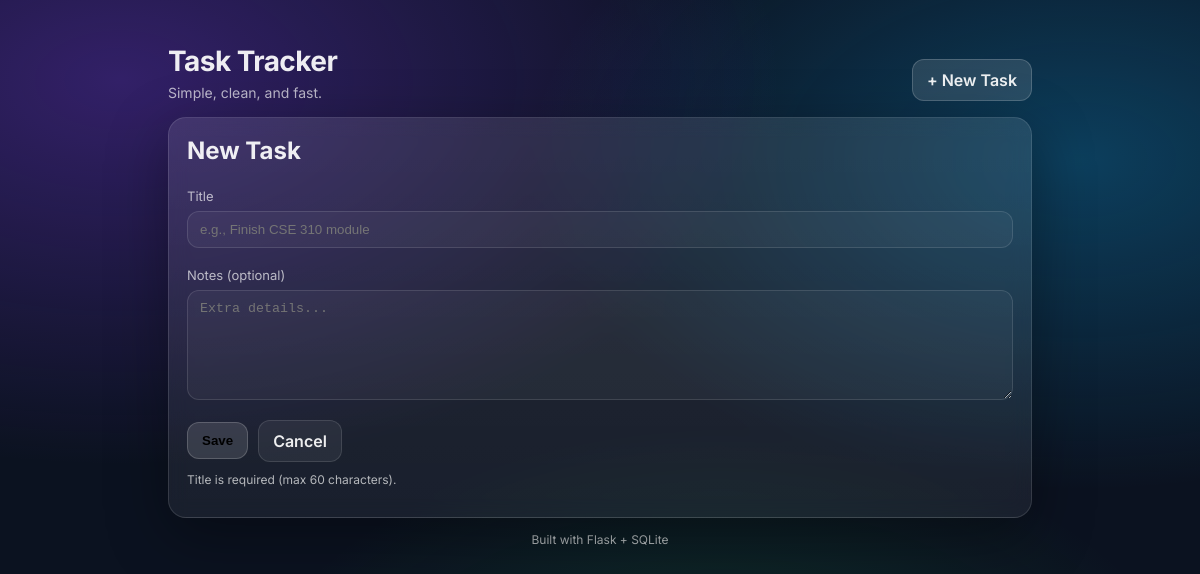
Before: /edit/2 with the older database file.
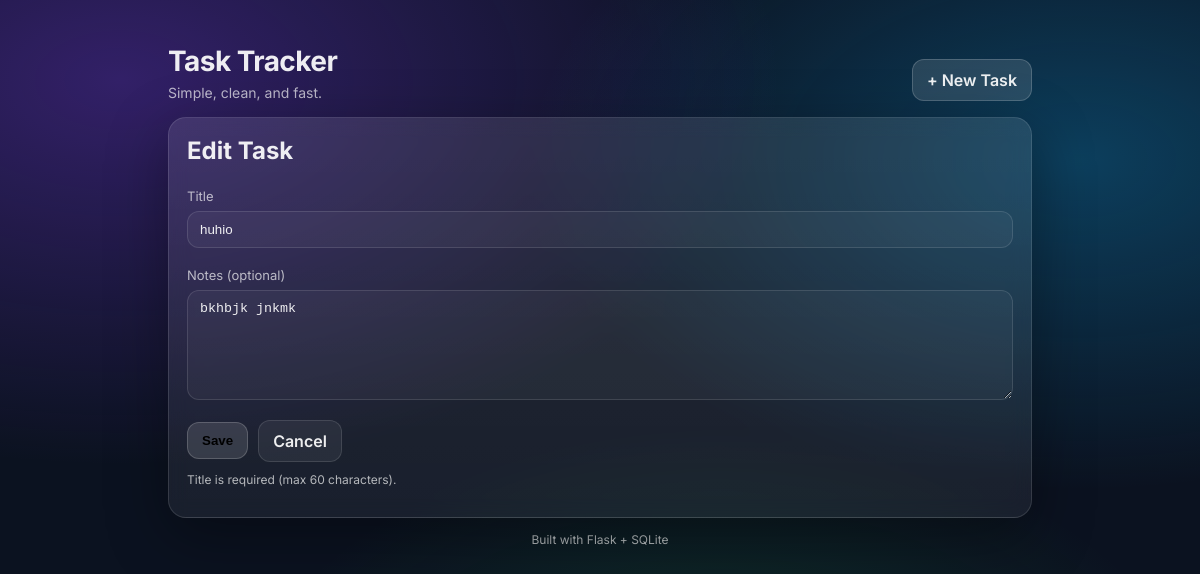
After: the same page with the newer database file.
### tables this page shows
CREATE TABLE tasks (
    id INTEGER PRIMARY KEY AUTOINCREMENT,
    title TEXT NOT NULL,
    notes TEXT,
    created_at TEXT NOT NULL,
    completed_at TEXT
);

### app.py (the view, shortened to what this page needs)
@app.route("/edit/<int:id>", methods=["GET", "POST"])
def edit_task(id):
    db = get_db()
    task = db.execute(
        "SELECT * FROM tasks WHERE id = ?", (id,)
    ).fetchone()
    db.close()
    return render_template("form.html", task=task)

### db.py (called while the page is built)
def get_db():
    conn = sqlite3.connect(DATABASE)
    conn.row_factory = sqlite3.Row
    return conn

### templates/form.html (shortened to what this page needs)
{% extends "base.html" %}
{% block content %}
<h2 style="margin-top:0;">
    {% if task %}Edit Task{% else %}New Task{% endif %}
</h2>
<form method="post">
    <p>
        <label>
            Title
            <input
                type="text"
                name="title"
                maxlength="60"
                placeholder="e.g., Finish CSE 310 module"
                value="{{ task.title if task else '' }}"
            >
        </label>
    </p>
    <p>
        <label>
            Notes (optional)
            <textarea
                name="notes"
                placeholder="Extra details..."
            >{{ task.notes if task else '' }}</textarea>
        </label>
    </p>
    <div class="form-actions">
        <button class="btn primary" type="submit">Save</button>
        <a class="btn" href="/">Cancel</a>
    </div>
    <p class="helper">
        Title is required (max 60 characters).
    </p>
</form>
{% endblock %}

Changed rows visible on the page:
added tasks: title "huhio", notes "bkhbjk jnkmk"
Other visible differences:
text no longer shown: "New Task"
text now shown: "Edit Task"
